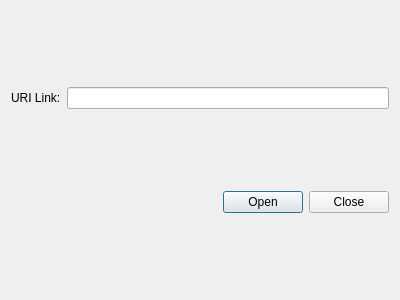
<?xml version="1.0" encoding="UTF-8"?>
<ui version="4.0">
 <class>open_link_dialog</class>
 <widget class="QDialog" name="open_link_dialog">
  <property name="geometry">
   <rect>
    <x>0</x>
    <y>0</y>
    <width>400</width>
    <height>300</height>
   </rect>
  </property>
  <property name="windowTitle">
   <string>Dialog</string>
  </property>
  <layout class="QGridLayout" name="gridLayout">
   <item row="0" column="0">
    <widget class="QLabel" name="label">
     <property name="text">
      <string>URI Link:</string>
     </property>
    </widget>
   </item>
   <item row="1" column="0" colspan="2">
    <widget class="QDialogButtonBox" name="buttonBox">
     <property name="orientation">
      <enum>Qt::Horizontal</enum>
     </property>
     <property name="standardButtons">
      <set>QDialogButtonBox::Close|QDialogButtonBox::Open</set>
     </property>
    </widget>
   </item>
   <item row="0" column="1">
    <widget class="QLineEdit" name="open_link_edit"/>
   </item>
  </layout>
 </widget>
 <resources/>
 <connections>
  <connection>
   <sender>buttonBox</sender>
   <signal>accepted()</signal>
   <receiver>open_link_dialog</receiver>
   <slot>accept()</slot>
   <hints>
    <hint type="sourcelabel">
     <x>248</x>
     <y>254</y>
    </hint>
    <hint type="destinationlabel">
     <x>157</x>
     <y>274</y>
    </hint>
   </hints>
  </connection>
  <connection>
   <sender>buttonBox</sender>
   <signal>rejected()</signal>
   <receiver>open_link_dialog</receiver>
   <slot>reject()</slot>
   <hints>
    <hint type="sourcelabel">
     <x>316</x>
     <y>260</y>
    </hint>
    <hint type="destinationlabel">
     <x>286</x>
     <y>274</y>
    </hint>
   </hints>
  </connection>
 </connections>
</ui>
